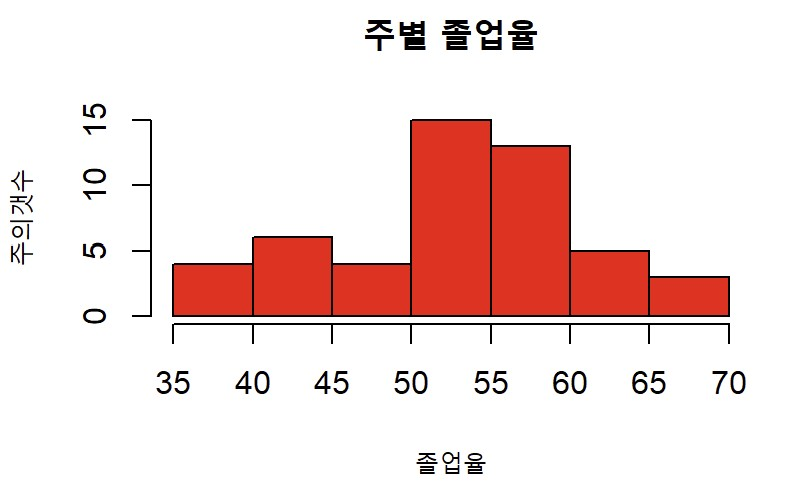

Source code (R):
#1. 데이터 준비
grad <- state.x77[, 'HS Grad'] #state.x77: 미국 주별 데이터 셋
grad

#2. 분석작업
summary(grad) # min, maen, max
var(grad) # 분산
sd(grad) #표준편차

#3. 사분위수
hist(grad, main='주별 졸업율',
     xlab = '졸업율',ylab = '주의갯수',col = 'red')

#4. 박스
boxplot(grad, main='주별 졸업율',
        col = 'orange')

#5. 졸업율이 가장 낮은 주주
# 함수속에 함수
idx <- which(grad==min(grad))
grad[idx] #South Carolina, 37.8

#6. 가장 높은 주(졸업율)
idx<-which(grad==max(grad))
grad[idx] #Utah, 67.3

#Utah
#67.3

#7. 졸업율이 평균 이하인 주
idx<-which(grad<mean(grad))
grad[idx]

#8. 졸업율이 평균 이상인 주
idx<-which(grad>=mean(grad))
grad[idx]
